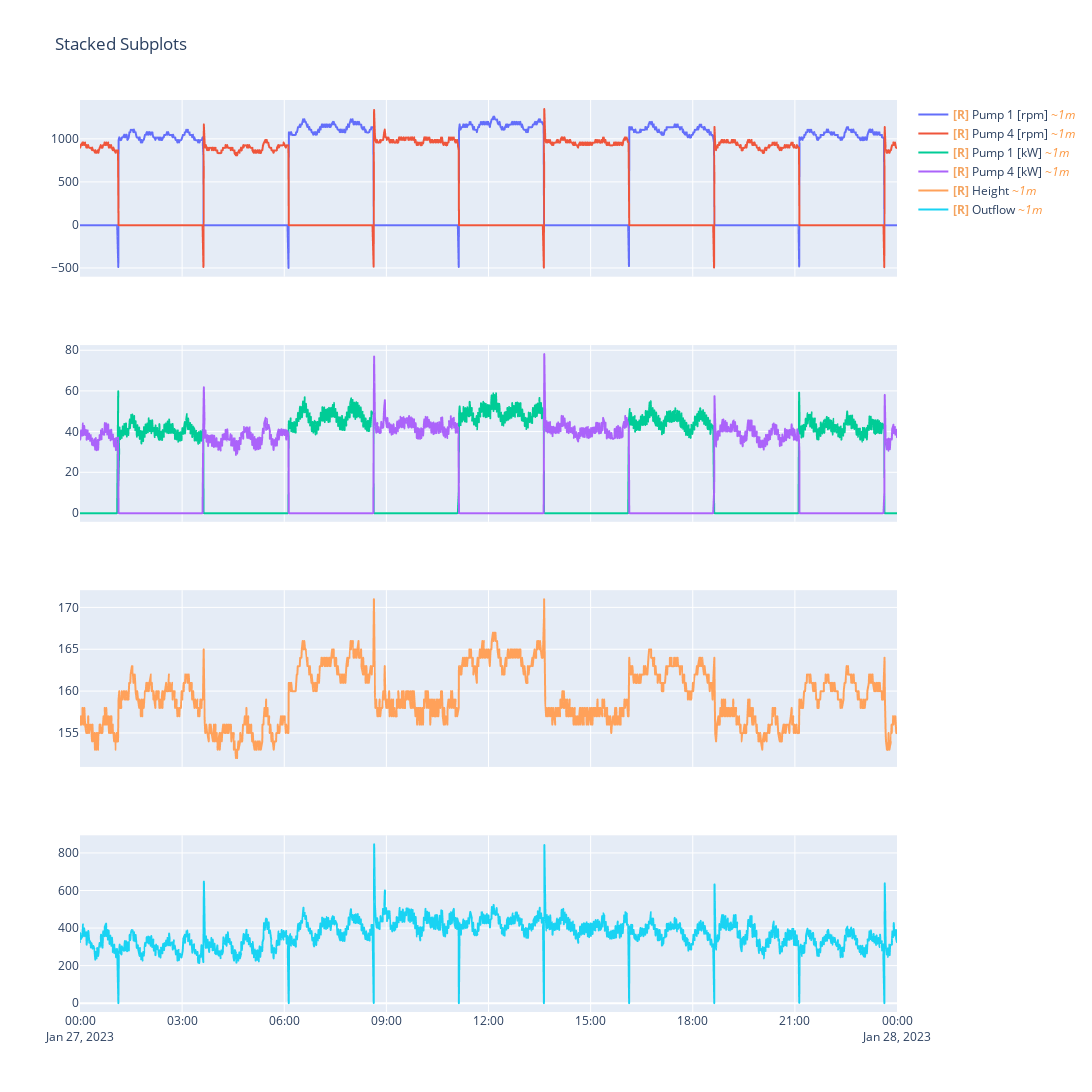

Notebook code cell kept with this figure:
### Code cell
fig = FigureWidgetResampler(make_subplots(rows=4, cols=1, shared_xaxes=True))

#fig.add_trace(go.Scattergl(name='Pump 1 [kW]', showlegend=True), hf_x=pump_station_data.index, hf_y=pump_station_data["pump1_power"])

fig.add_trace(go.Scattergl(name='Pump 1 [rpm]', showlegend=True),
        hf_x=pump_station_data_subset.index, 
        hf_y=pump_station_data_subset["pump1_rpm"], 
        row=1, 
        col=1
        )
fig.add_trace(go.Scattergl(name='Pump 4 [rpm]', showlegend=True),
        hf_x=pump_station_data_subset.index, 
        hf_y=pump_station_data_subset["pump4_rpm"], 
        row=1, 
        col=1)

fig.add_trace(go.Scattergl(name='Pump 1 [kW]', showlegend=True),
        hf_x=pump_station_data_subset.index, 
        hf_y=pump_station_data_subset["pump1_power"], 
        row=2, 
        col=1
        )
fig.add_trace(go.Scattergl(name='Pump 4 [kW]', showlegend=True),
        hf_x=pump_station_data_subset.index, 
        hf_y=pump_station_data_subset["pump4_power"], 
        row=2, 
        col=1)
fig.add_trace(go.Scattergl(name='Height', showlegend=True),
        hf_x=pump_station_data_subset.index, 
        hf_y=pump_station_data_subset["height"], 
        row=3, 
        col=1
        )

fig.add_trace(go.Scattergl(name='Outflow', showlegend=True),
        hf_x=pump_station_data_subset.index, 
        hf_y=pump_station_data_subset["outflow"], 
        row=4, 
        col=1)

fig.update_layout(height=1200, width=1200, title_text="Stacked Subplots")
fig.show()

### Figure 1 — Plotly figure (JSON) as saved in the notebook; plotly's stock layout.template omitted (floating-point values rounded to 4 significant figures; data arrays with more than 128 entries replaced by an {"elided": "..."} marker saying what was removed)
{"data": [{"name": "<b style=\"color:sandybrown\">[R]</b> Pump 1 [rpm] <i style=\"color:#fc9944\">~1m</i>", "showlegend": true, "type": "scattergl", "uid": "16070e84-c1ba-4382-988e-ad7696b24dfb", "x": {"elided": "1000 str values"}, "xaxis": "x", "y": {"elided": "1000 int values"}, "yaxis": "y"}, {"name": "<b style=\"color:sandybrown\">[R]</b> Pump 4 [rpm] <i style=\"color:#fc9944\">~1m</i>", "showlegend": true, "type": "scattergl", "uid": "527ae2d7-4e5e-4306-806e-97915c52c42f", "x": {"elided": "1000 str values"}, "xaxis": "x", "y": {"elided": "1000 int values"}, "yaxis": "y"}, {"name": "<b style=\"color:sandybrown\">[R]</b> Pump 1 [kW] <i style=\"color:#fc9944\">~1m</i>", "showlegend": true, "type": "scattergl", "uid": "b3b77e08-375d-47be-91b0-9e613346e780", "x": {"elided": "1000 str values"}, "xaxis": "x2", "y": {"elided": "1000 float values"}, "yaxis": "y2"}, {"name": "<b style=\"color:sandybrown\">[R]</b> Pump 4 [kW] <i style=\"color:#fc9944\">~1m</i>", "showlegend": true, "type": "scattergl", "uid": "5a9e43d2-2b7a-4928-be23-c57d04a81adc", "x": {"elided": "1000 str values"}, "xaxis": "x2", "y": {"elided": "1000 float values"}, "yaxis": "y2"}, {"name": "<b style=\"color:sandybrown\">[R]</b> Height <i style=\"color:#fc9944\">~1m</i>", "showlegend": true, "type": "scattergl", "uid": "049da263-2f34-4988-ae12-3ec9b69e0138", "x": {"elided": "1000 str values"}, "xaxis": "x3", "y": {"elided": "1000 int values"}, "yaxis": "y3"}, {"name": "<b style=\"color:sandybrown\">[R]</b> Outflow <i style=\"color:#fc9944\">~1m</i>", "showlegend": true, "type": "scattergl", "uid": "8b42d0a2-b2c6-492c-9a63-4f6107d4bcaf", "x": {"elided": "1000 str values"}, "xaxis": "x4", "y": {"elided": "1000 int values"}, "yaxis": "y4"}], "layout": {"height": 1200, "title": {"text": "Stacked Subplots"}, "width": 1200, "xaxis": {"anchor": "y", "domain": [0, 1], "matches": "x4", "showticklabels": false}, "xaxis2": {"anchor": "y2", "domain": [0, 1], "matches": "x4", "showticklabels": false}, "xaxis3": {"anchor": "y3", "domain": [0, 1], "matches": "x4", "showticklabels": false}, "xaxis4": {"anchor": "y4", "domain": [0, 1]}, "yaxis": {"anchor": "x", "domain": [0.8063, 1]}, "yaxis2": {"anchor": "x2", "domain": [0.5375, 0.7312]}, "yaxis3": {"anchor": "x3", "domain": [0.2687, 0.4625]}, "yaxis4": {"anchor": "x4", "domain": [0, 0.1938]}}}
